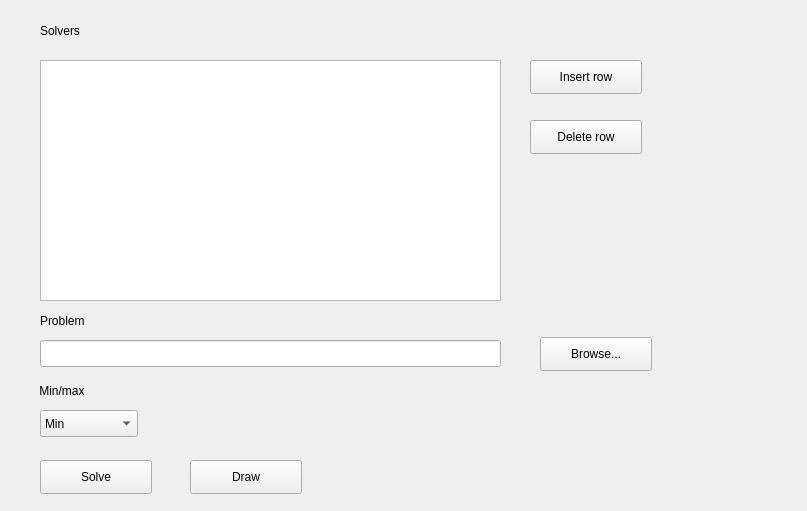
<?xml version="1.0" encoding="UTF-8"?>
<ui version="4.0">
 <class>Controller</class>
 <widget class="QWidget" name="Controller">
  <property name="geometry">
   <rect>
    <x>0</x>
    <y>0</y>
    <width>807</width>
    <height>511</height>
   </rect>
  </property>
  <property name="minimumSize">
   <size>
    <width>690</width>
    <height>508</height>
   </size>
  </property>
  <property name="focusPolicy">
   <enum>Qt::NoFocus</enum>
  </property>
  <property name="windowTitle">
   <string>Optimization solver</string>
  </property>
  <widget class="QPushButton" name="SolveButton">
   <property name="geometry">
    <rect>
     <x>40</x>
     <y>460</y>
     <width>112</width>
     <height>34</height>
    </rect>
   </property>
   <property name="text">
    <string>Solve</string>
   </property>
  </widget>
  <widget class="QPushButton" name="DrawButton">
   <property name="geometry">
    <rect>
     <x>190</x>
     <y>460</y>
     <width>112</width>
     <height>34</height>
    </rect>
   </property>
   <property name="text">
    <string>Draw</string>
   </property>
  </widget>
  <widget class="QComboBox" name="taskBox">
   <property name="geometry">
    <rect>
     <x>40</x>
     <y>410</y>
     <width>98</width>
     <height>27</height>
    </rect>
   </property>
   <property name="currentIndex">
    <number>0</number>
   </property>
   <item>
    <property name="text">
     <string>Min</string>
    </property>
   </item>
   <item>
    <property name="text">
     <string>Max</string>
    </property>
   </item>
  </widget>
  <widget class="QLabel" name="label">
   <property name="geometry">
    <rect>
     <x>40</x>
     <y>20</y>
     <width>70</width>
     <height>21</height>
    </rect>
   </property>
   <property name="text">
    <string>Solvers</string>
   </property>
  </widget>
  <widget class="QLabel" name="label_2">
   <property name="geometry">
    <rect>
     <x>40</x>
     <y>310</y>
     <width>70</width>
     <height>21</height>
    </rect>
   </property>
   <property name="text">
    <string>Problem</string>
   </property>
  </widget>
  <widget class="QLineEdit" name="problemEdit">
   <property name="geometry">
    <rect>
     <x>40</x>
     <y>340</y>
     <width>461</width>
     <height>27</height>
    </rect>
   </property>
  </widget>
  <widget class="QLabel" name="label_3">
   <property name="geometry">
    <rect>
     <x>36</x>
     <y>380</y>
     <width>70</width>
     <height>21</height>
    </rect>
   </property>
   <property name="text">
    <string> Min/max</string>
   </property>
  </widget>
  <widget class="QPushButton" name="browseButton">
   <property name="geometry">
    <rect>
     <x>540</x>
     <y>337</y>
     <width>112</width>
     <height>34</height>
    </rect>
   </property>
   <property name="text">
    <string>Browse...</string>
   </property>
  </widget>
  <widget class="QTableView" name="table">
   <property name="enabled">
    <bool>true</bool>
   </property>
   <property name="geometry">
    <rect>
     <x>40</x>
     <y>60</y>
     <width>461</width>
     <height>241</height>
    </rect>
   </property>
   <property name="sizePolicy">
    <sizepolicy hsizetype="Expanding" vsizetype="Expanding">
     <horstretch>0</horstretch>
     <verstretch>0</verstretch>
    </sizepolicy>
   </property>
   <property name="focusPolicy">
    <enum>Qt::WheelFocus</enum>
   </property>
   <property name="contextMenuPolicy">
    <enum>Qt::ActionsContextMenu</enum>
   </property>
   <property name="selectionBehavior">
    <enum>QAbstractItemView::SelectRows</enum>
   </property>
  </widget>
  <widget class="QPushButton" name="pushButton">
   <property name="geometry">
    <rect>
     <x>530</x>
     <y>60</y>
     <width>112</width>
     <height>34</height>
    </rect>
   </property>
   <property name="text">
    <string>Insert row</string>
   </property>
  </widget>
  <widget class="QPushButton" name="pushButton_2">
   <property name="geometry">
    <rect>
     <x>530</x>
     <y>120</y>
     <width>112</width>
     <height>34</height>
    </rect>
   </property>
   <property name="text">
    <string>Delete row</string>
   </property>
  </widget>
  <action name="action_Insert_Row">
   <property name="text">
    <string>&amp;Insert Row</string>
   </property>
   <property name="toolTip">
    <string>Insert Row</string>
   </property>
   <property name="statusTip">
    <string>Insert new row</string>
   </property>
   <property name="shortcut">
    <string>Ctrl+;</string>
   </property>
  </action>
  <action name="action_Delete_Row">
   <property name="text">
    <string>&amp;Delete Row</string>
   </property>
   <property name="toolTip">
    <string>Delete existing row</string>
   </property>
  </action>
 </widget>
 <resources/>
 <connections/>
</ui>
